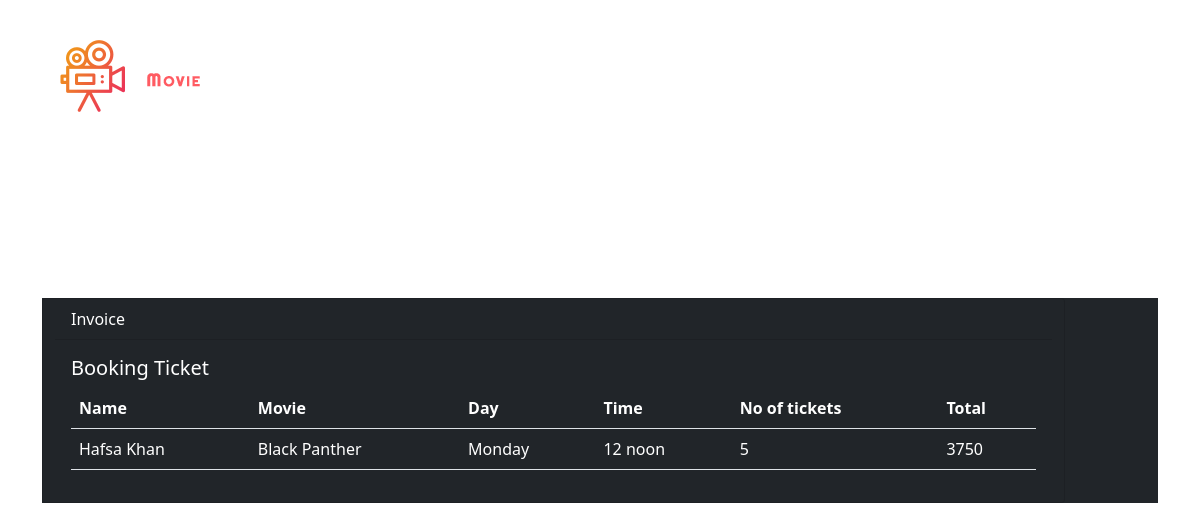
The page /Website/invoice.php (signed in) on the database its author committed.
### tables this page shows
CREATE TABLE `booking` (
  `b_id` int(11) NOT NULL,
  `b_useridfk` int(11) NOT NULL,
  `b_movieid` int(11) NOT NULL,
  `b_theateridfk` int(11) NOT NULL,
  `b_time` int(11) NOT NULL,
  `b_day` int(11) NOT NULL,
  `b_ticket` int(11) NOT NULL,
  `b_nofticket` int(11) NOT NULL,
  `b_total` int(11) NOT NULL,
  `b_ageidfk` int(11) NOT NULL
);

CREATE TABLE `user` (
  `u_id` int(11) NOT NULL,
  `u_name` varchar(50) DEFAULT NULL,
  `u_email` varchar(50) DEFAULT NULL,
  `u_uname` varchar(50) DEFAULT NULL,
  `u_password` int(8) DEFAULT NULL
);

CREATE TABLE `movies` (
  `m_id` int(11) NOT NULL,
  `m_name` varchar(50) DEFAULT NULL,
  `m_description` text NOT NULL,
  `m_trailer` varchar(50) DEFAULT NULL,
  `m_type` varchar(50) DEFAULT NULL,
  `m_writer` varchar(50) DEFAULT NULL,
  `m_director` varchar(50) DEFAULT NULL,
  `m_release_date` date DEFAULT NULL,
  `m_language` varchar(50) DEFAULT NULL,
  `m_image` text DEFAULT NULL,
  `m_created` timestamp NOT NULL DEFAULT current_timestamp() ON UPDATE current_timestamp()
);

CREATE TABLE `days` (
  `day_id` int(11) NOT NULL,
  `day_value` varchar(30) NOT NULL
);

CREATE TABLE `time` (
  `time_id` int(11) NOT NULL,
  `time_value` varchar(30) NOT NULL
);

### Website/invoice.php (the view, shortened to what this page needs)
<?php
include "Shared/Conn.Php";
if(isset($_SESSION['userid'])){
$uid=$_SESSION['userid'];
}
else {
  header("location:sign up page.php");
}
$sql= "SELECT * FROM `booking` b JOin user u ON b.b_useridfk = u.u_id JOIN days d ON b.b_day=d.day_id JOIN time ON time.time_id= b.b_time JOIN movies m ON m.m_id =b.b_movieid where b.b_useridfk= '$uid';";
  $runquery= mysqli_query($conn, $sql);
  $row=mysqli_fetch_array($runquery);
?>
<!DOCTYPE html>
<html lang="en">
<head>
    <link rel="stylesheet" href="Booking Form/style.css">
    <link href="https://cdn.jsdelivr.net/npm/bootstrap@5.0.2/dist/css/bootstrap.min.css" rel="stylesheet">
    <link rel="stylesheet" type="text/css" href="https://cdn.datatables.net/v/dt/jq-3.6.0/dt-1.13.1/b-2.3.3/b-colvis-2.3.3/r-2.4.0/datatables.min.css"/>
</head>
<body class="main_bg">
<div class="container">
				<div class="header-area">
					<div class="logo">
						<a href="Index.Php" target="_blank"><img src="assets/img/logo.png" style="position:absolute; top:5%; left:5%;" alt="logo" /></a>
					</div>
<section >
	<div class="container bg-dark text-white">
	    <div class="row" style="height:10%;">
			<div class="card col-lg-11 bg-dark text-white">
                <div class="card-header bg-dark text-white">Invoice</div>
                <div class="card-body">
                    <h5 class="card-title">Booking Ticket</h5>
                    <table class="responsive table text-white" id="example1">
                        <tr>
                        <th>Name</th>
                        <th>Movie</th>
                        <th>Day</th>
                        <th>Time</th>
                        <th>No of tickets</th>
                        <th>Total</th>
                        </tr>
                        <tr>
                            <td><?php echo $row['u_name']; ?></td>
                            <td><?php echo $row['m_name']; ?></td>
                            <td><?php echo $row['day_value']; ?></td>
                            <td><?php echo $row['time_value']; ?></td>
                            <td><?php echo $row['b_nofticket']; ?></td>
                            <td><?php echo $row['b_total']; ?></td>
                        </tr>
                    </table>
                </div>
            </div>
	    </div>
	</div>
		</section>
        </div>
</body>
</html>

### Website/Booking Form/style.css (style rules this page uses)
* { margin: 0; padding: 0; }
.main_bg { background-image: url(background.jpg); max-width: 1280px; height: 800px; display: flex; justify-content: center; align-items: center; margin: 0 auto; }

### rows shown on the page
booking: user.u_name "Hafsa Khan", movies.m_name "Black Panther", days.day_value "Monday", time.time_value "12 noon", b_nofticket "5", b_total "3750"
